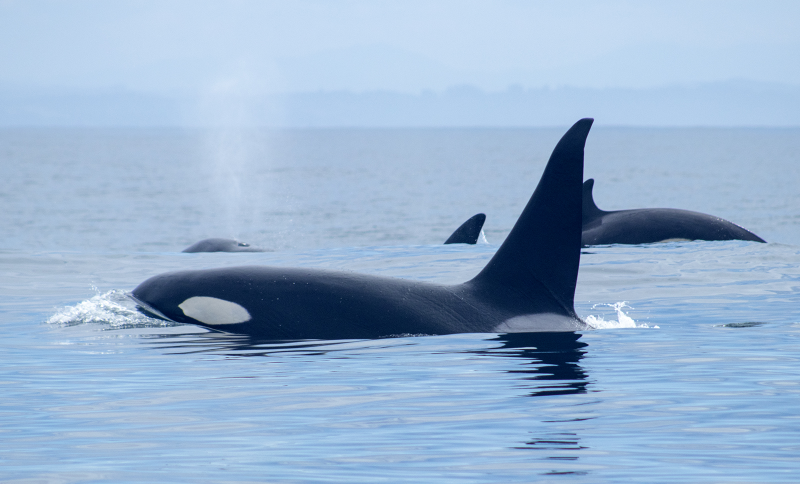
#> input picture 2._PIL_and_OpenCV/materials/animals/orca.jpg, 1600 x 968 px, found by its file name (shown at 1/2 size)
$ python vjezbe.py
#> lines starting #> are read from the running program, lines starting #| are printed output that depends on the picture
from PIL import Image, ImageFilter
import numpy as np
import matplotlib.pyplot as plt
import os


meme = r"C:\Users\user\Downloads/20201215_1402550.jpg"


# [134 lines left out: functions zad1, zad2, zad3, zad4, zad5, zad6 and 1 more, not called in this run]


def zad8():
  data = r"2._PIL_and_OpenCV\materials\animals\orca.jpg"
  image = Image.open(data)
#> image is the input picture: PIL image 1600x968 RGB; mean R, G, B 151.6, 177.9, 207.1

  # [5 lines of commented-out code are left out]

  enhanced = image.point(lambda i: i*1.35)
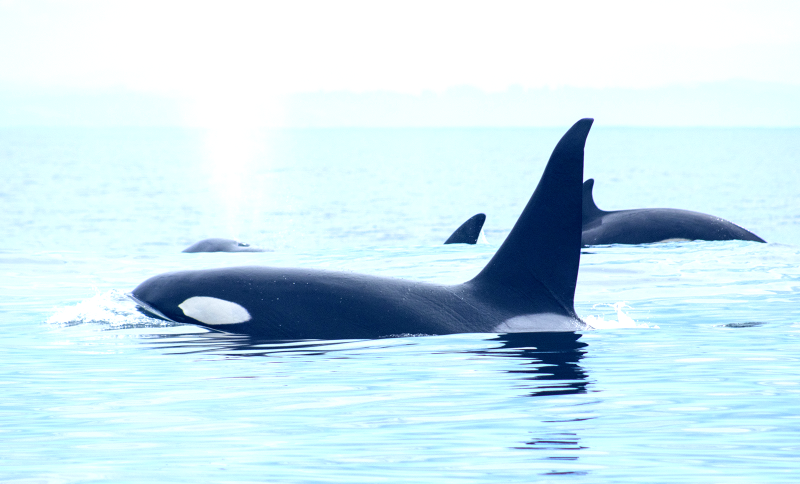
#> enhanced: PIL image 1600x968 RGB (shown at 1/2 size); mean R, G, B 203.4, 229.2, 237.7

  enhanced.show()


zad8()
